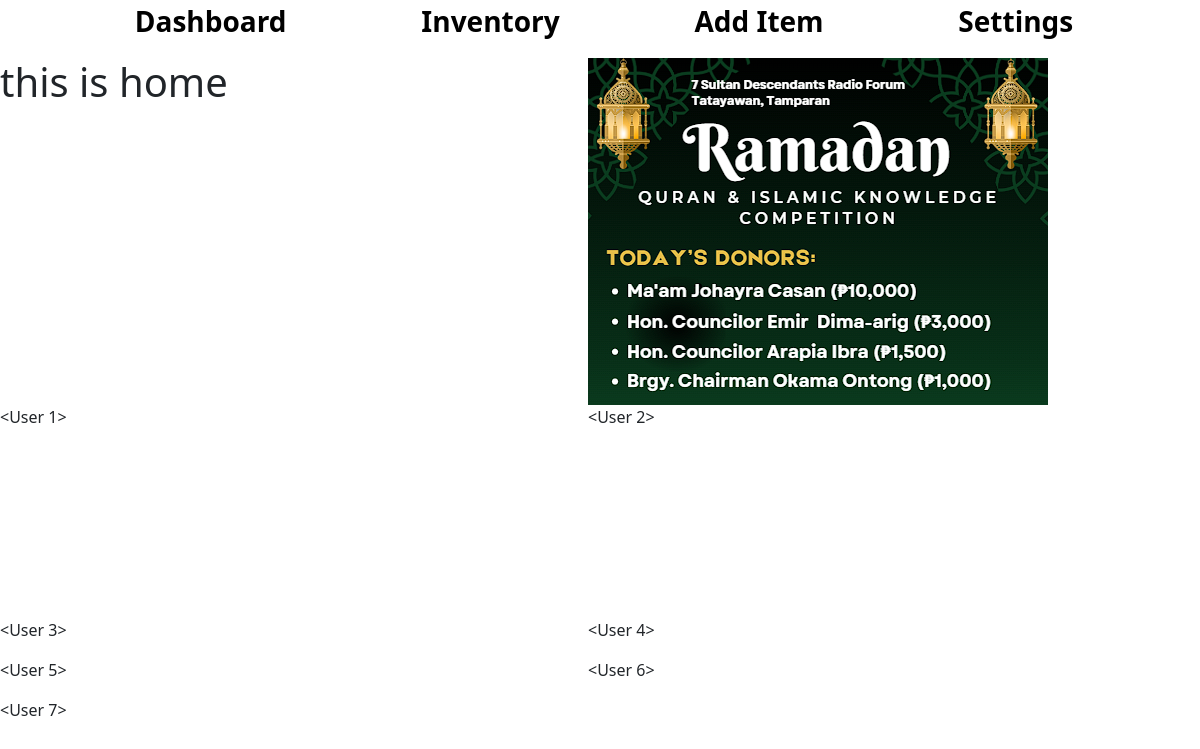
/dashboard, run on the app's committed database.
### models.py (models this page shows)
class User(db.Model):
    id = db.Column(db.Integer, primary_key=True)
    username = db.Column(db.String(20), nullable=False)
    password = db.Column(db.String(20), nullable=False)

### app.py (the view)
@app.route('/dashboard')
def dashboard():
    user = User.query.all()
    return render_template('dashboard.html', user=user)

### templates/dashboard.html
{% extends 'base.html' %}
{% block content %}
<h1 id="home">this is home</h1>
<img src="{{ url_for('static', filename='image/test.png') }}" alt="test">
{% for row in user %}
<p>{{row}}</p>
{% endfor %}
{% endblock %}

### data on the page
User: row "<User 1>"
User: row "<User 2>"
User: row "<User 3>"
User: row "<User 4>"
User: row "<User 5>"
User: row "<User 6>"
User: row "<User 7>"
